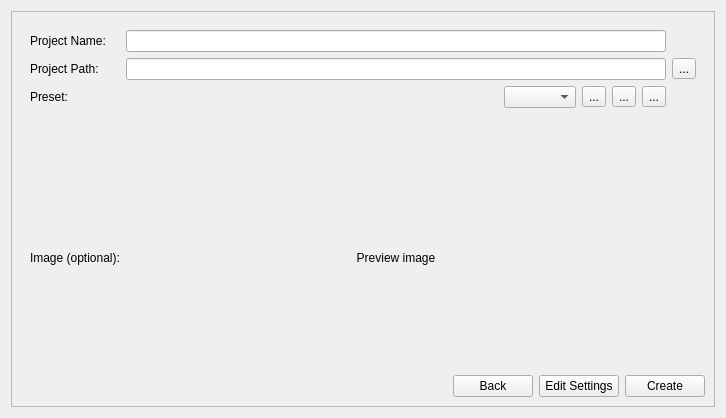
<?xml version="1.0" encoding="UTF-8"?>
<ui version="4.0">
 <class>dlg_createProject</class>
 <widget class="QDialog" name="dlg_createProject">
  <property name="geometry">
   <rect>
    <x>0</x>
    <y>0</y>
    <width>726</width>
    <height>418</height>
   </rect>
  </property>
  <property name="windowTitle">
   <string>Create Project</string>
  </property>
  <layout class="QHBoxLayout" name="horizontalLayout_11">
   <item>
    <widget class="QScrollArea" name="scrollArea">
     <property name="minimumSize">
      <size>
       <width>0</width>
       <height>300</height>
      </size>
     </property>
     <property name="widgetResizable">
      <bool>true</bool>
     </property>
     <widget class="QWidget" name="scrollAreaWidgetContents">
      <property name="geometry">
       <rect>
        <x>0</x>
        <y>0</y>
        <width>689</width>
        <height>400</height>
       </rect>
      </property>
      <layout class="QVBoxLayout" name="verticalLayout_2">
       <property name="spacing">
        <number>15</number>
       </property>
       <property name="leftMargin">
        <number>9</number>
       </property>
       <property name="topMargin">
        <number>9</number>
       </property>
       <property name="rightMargin">
        <number>9</number>
       </property>
       <property name="bottomMargin">
        <number>9</number>
       </property>
       <item>
        <widget class="QStackedWidget" name="sw_project">
         <property name="currentIndex">
          <number>0</number>
         </property>
         <widget class="QWidget" name="page">
          <layout class="QVBoxLayout" name="verticalLayout">
           <property name="leftMargin">
            <number>0</number>
           </property>
           <property name="topMargin">
            <number>0</number>
           </property>
           <property name="rightMargin">
            <number>0</number>
           </property>
           <property name="bottomMargin">
            <number>0</number>
           </property>
           <item>
            <widget class="QWidget" name="w_start" native="true">
             <layout class="QGridLayout" name="gridLayout">
              <item row="3" column="0">
               <widget class="QLabel" name="l_preset">
                <property name="text">
                 <string>Preset:</string>
                </property>
               </widget>
              </item>
              <item row="0" column="0">
               <widget class="QLabel" name="l_name">
                <property name="text">
                 <string>Project Name:</string>
                </property>
               </widget>
              </item>
              <item row="5" column="1">
               <spacer name="verticalSpacer_2">
                <property name="orientation">
                 <enum>Qt::Vertical</enum>
                </property>
                <property name="sizeType">
                 <enum>QSizePolicy::Fixed</enum>
                </property>
                <property name="sizeHint" stdset="0">
                 <size>
                  <width>20</width>
                  <height>30</height>
                 </size>
                </property>
               </spacer>
              </item>
              <item row="7" column="1">
               <spacer name="verticalSpacer">
                <property name="orientation">
                 <enum>Qt::Vertical</enum>
                </property>
                <property name="sizeHint" stdset="0">
                 <size>
                  <width>20</width>
                  <height>40</height>
                 </size>
                </property>
               </spacer>
              </item>
              <item row="1" column="1">
               <widget class="QLineEdit" name="e_path"/>
              </item>
              <item row="1" column="2">
               <widget class="QToolButton" name="b_browse">
                <property name="toolTip">
                 <string>browse</string>
                </property>
                <property name="text">
                 <string>...</string>
                </property>
               </widget>
              </item>
              <item row="1" column="0">
               <widget class="QLabel" name="l_path">
                <property name="text">
                 <string>Project Path:</string>
                </property>
               </widget>
              </item>
              <item row="6" column="1">
               <widget class="QWidget" name="widget_4" native="true">
                <layout class="QHBoxLayout" name="horizontalLayout_2">
                 <item>
                  <spacer name="horizontalSpacer">
                   <property name="orientation">
                    <enum>Qt::Horizontal</enum>
                   </property>
                   <property name="sizeHint" stdset="0">
                    <size>
                     <width>40</width>
                     <height>20</height>
                    </size>
                   </property>
                  </spacer>
                 </item>
                 <item>
                  <widget class="QLabel" name="l_preview">
                   <property name="sizePolicy">
                    <sizepolicy hsizetype="Fixed" vsizetype="Fixed">
                     <horstretch>0</horstretch>
                     <verstretch>0</verstretch>
                    </sizepolicy>
                   </property>
                   <property name="minimumSize">
                    <size>
                     <width>300</width>
                     <height>169</height>
                    </size>
                   </property>
                   <property name="contextMenuPolicy">
                    <enum>Qt::CustomContextMenu</enum>
                   </property>
                   <property name="text">
                    <string>Preview image</string>
                   </property>
                   <property name="alignment">
                    <set>Qt::AlignCenter</set>
                   </property>
                  </widget>
                 </item>
                 <item>
                  <spacer name="horizontalSpacer_2">
                   <property name="orientation">
                    <enum>Qt::Horizontal</enum>
                   </property>
                   <property name="sizeHint" stdset="0">
                    <size>
                     <width>40</width>
                     <height>20</height>
                    </size>
                   </property>
                  </spacer>
                 </item>
                </layout>
               </widget>
              </item>
              <item row="6" column="0">
               <widget class="QLabel" name="label_2">
                <property name="text">
                 <string>Image (optional):</string>
                </property>
               </widget>
              </item>
              <item row="0" column="1">
               <widget class="QLineEdit" name="e_name"/>
              </item>
              <item row="3" column="1">
               <widget class="QWidget" name="w_preset" native="true">
                <layout class="QHBoxLayout" name="horizontalLayout_6">
                 <property name="leftMargin">
                  <number>0</number>
                 </property>
                 <property name="topMargin">
                  <number>0</number>
                 </property>
                 <property name="rightMargin">
                  <number>0</number>
                 </property>
                 <property name="bottomMargin">
                  <number>0</number>
                 </property>
                 <item>
                  <spacer name="horizontalSpacer_4">
                   <property name="orientation">
                    <enum>Qt::Horizontal</enum>
                   </property>
                   <property name="sizeHint" stdset="0">
                    <size>
                     <width>40</width>
                     <height>20</height>
                    </size>
                   </property>
                  </spacer>
                 </item>
                 <item>
                  <widget class="QComboBox" name="cb_preset"/>
                 </item>
                 <item>
                  <widget class="QToolButton" name="b_reload">
                   <property name="text">
                    <string>...</string>
                   </property>
                  </widget>
                 </item>
                 <item>
                  <widget class="QToolButton" name="b_addPreset">
                   <property name="text">
                    <string>...</string>
                   </property>
                  </widget>
                 </item>
                 <item>
                  <widget class="QToolButton" name="b_managePresets">
                   <property name="text">
                    <string>...</string>
                   </property>
                  </widget>
                 </item>
                </layout>
               </widget>
              </item>
              <item row="4" column="1">
               <widget class="QLabel" name="l_placeholder">
                <property name="text">
                 <string/>
                </property>
               </widget>
              </item>
             </layout>
            </widget>
           </item>
          </layout>
         </widget>
         <widget class="QWidget" name="page_2">
          <layout class="QVBoxLayout" name="verticalLayout_3">
           <property name="leftMargin">
            <number>0</number>
           </property>
           <property name="topMargin">
            <number>0</number>
           </property>
           <property name="rightMargin">
            <number>0</number>
           </property>
           <property name="bottomMargin">
            <number>0</number>
           </property>
           <item>
            <widget class="QWidget" name="widget_32" native="true">
             <layout class="QVBoxLayout" name="verticalLayout_6">
              <item>
               <widget class="QTreeWidget" name="tw_structure">
                <property name="contextMenuPolicy">
                 <enum>Qt::CustomContextMenu</enum>
                </property>
                <property name="verticalScrollMode">
                 <enum>QAbstractItemView::ScrollPerPixel</enum>
                </property>
                <property name="indentation">
                 <number>10</number>
                </property>
                <column>
                 <property name="text">
                  <string notr="true">1</string>
                 </property>
                </column>
               </widget>
              </item>
              <item>
               <widget class="QPushButton" name="b_settings">
                <property name="text">
                 <string>Customize Project Settings...</string>
                </property>
               </widget>
              </item>
             </layout>
            </widget>
           </item>
          </layout>
         </widget>
        </widget>
       </item>
       <item>
        <widget class="QWidget" name="w_footer" native="true">
         <layout class="QHBoxLayout" name="horizontalLayout_3">
          <property name="leftMargin">
           <number>0</number>
          </property>
          <property name="topMargin">
           <number>0</number>
          </property>
          <property name="rightMargin">
           <number>0</number>
          </property>
          <property name="bottomMargin">
           <number>0</number>
          </property>
          <item>
           <spacer name="horizontalSpacer_3">
            <property name="orientation">
             <enum>Qt::Horizontal</enum>
            </property>
            <property name="sizeHint" stdset="0">
             <size>
              <width>40</width>
              <height>20</height>
             </size>
            </property>
           </spacer>
          </item>
          <item>
           <widget class="QPushButton" name="b_back">
            <property name="text">
             <string>Back</string>
            </property>
           </widget>
          </item>
          <item>
           <widget class="QPushButton" name="b_next">
            <property name="text">
             <string>Edit Settings</string>
            </property>
           </widget>
          </item>
          <item>
           <widget class="QPushButton" name="b_create">
            <property name="text">
             <string>Create</string>
            </property>
           </widget>
          </item>
          <item>
           <spacer name="sp_footer">
            <property name="orientation">
             <enum>Qt::Horizontal</enum>
            </property>
            <property name="sizeType">
             <enum>QSizePolicy::Fixed</enum>
            </property>
            <property name="sizeHint" stdset="0">
             <size>
              <width>0</width>
              <height>20</height>
             </size>
            </property>
           </spacer>
          </item>
         </layout>
        </widget>
       </item>
      </layout>
     </widget>
    </widget>
   </item>
  </layout>
 </widget>
 <tabstops>
  <tabstop>scrollArea</tabstop>
  <tabstop>e_name</tabstop>
  <tabstop>e_path</tabstop>
  <tabstop>b_browse</tabstop>
 </tabstops>
 <resources/>
 <connections/>
</ui>
